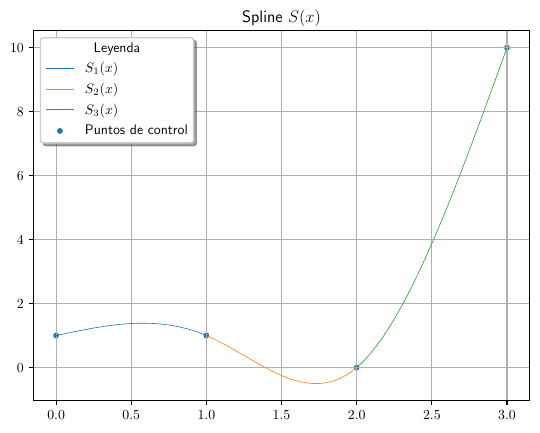

This figure's Python source:
#!/usr/bin/env python

import matplotlib.pyplot as plt
import numpy as np

plt.rcParams["text.usetex"] = True
plt.rcParams["font.serif"] = ["Computer Modern"]

I_0 = np.linspace(start=0, stop=1, num=300, endpoint=False)
I_1 = np.linspace(start=1, stop=2, num=300, endpoint=False)
I_2 = np.linspace(start=2, stop=3, num=300, endpoint=True)
# I = np.concatenate((I_0, I_1, I_2), axis=None)
S_0 = 1 + I_0 - I_0 ** 3
S_1 = 1 - 2 * (I_1 - 1) - 3 * (I_1 - 1)**2 + 4 * (I_1 - 1)**3
S_2 = 4 * (I_2 - 2) + 9 * (I_2 - 2)**2 - 3 * (I_2 - 2)**3


def plot():
    x = np.array([0, 1, 2, 3])
    y = np.array([1, 1, 0, 10])
    plt.cla()
    plt.plot(I_0, S_0, lw=0.45, label=f"$S_0(x)$")
    plt.plot(I_1, S_1, lw=0.45, label=f"$S_1(x)$")
    plt.plot(I_2, S_2, lw=0.45, label=f"$S_2(x)$")
    plt.scatter(x, y, s=10, label="Puntos de control")
    plt.grid()
    plt.legend(title="Leyenda", shadow=True, fancybox=True)
    plt.title(f"Spline $S(x)$")
    plt.savefig("p5.pdf", transparent=True, bbox_inches="tight")

if __name__ == "__main__":
    plot()